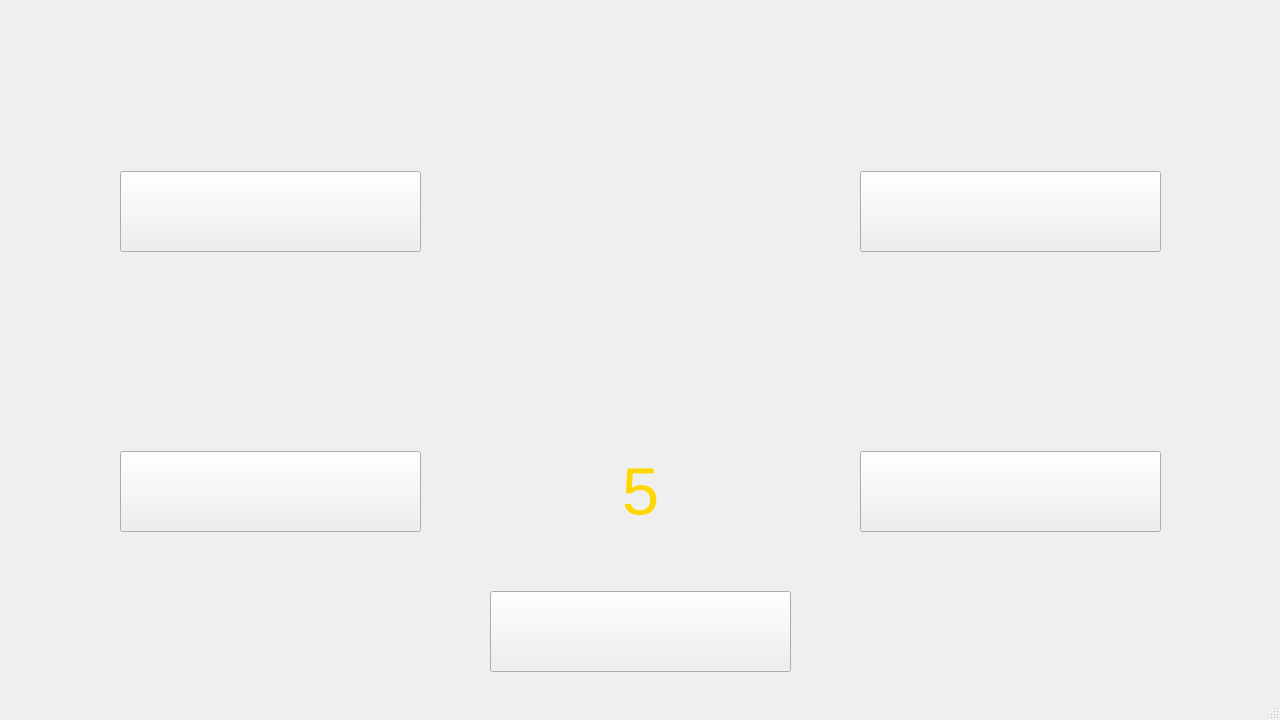
<?xml version="1.0" encoding="UTF-8"?>
<ui version="4.0">
 <class>MenuWindow</class>
 <widget class="QMainWindow" name="MenuWindow">
  <property name="geometry">
   <rect>
    <x>0</x>
    <y>0</y>
    <width>1280</width>
    <height>720</height>
   </rect>
  </property>
  <property name="windowTitle">
   <string>MenuWindow</string>
  </property>
  <widget class="QWidget" name="centralwidget">
   <widget class="QStackedWidget" name="pages">
    <property name="geometry">
     <rect>
      <x>0</x>
      <y>21</y>
      <width>1280</width>
      <height>677</height>
     </rect>
    </property>
    <property name="currentIndex">
     <number>1</number>
    </property>
    <widget class="QWidget" name="main_page">
     <widget class="QLabel" name="Title">
      <property name="geometry">
       <rect>
        <x>90</x>
        <y>-30</y>
        <width>531</width>
        <height>381</height>
       </rect>
      </property>
      <property name="styleSheet">
       <string notr="true">image: url(:/resources/images/title.png);</string>
      </property>
      <property name="text">
       <string/>
      </property>
     </widget>
     <widget class="QPushButton" name="NewGame">
      <property name="geometry">
       <rect>
        <x>130</x>
        <y>280</y>
        <width>301</width>
        <height>81</height>
       </rect>
      </property>
      <property name="minimumSize">
       <size>
        <width>301</width>
        <height>81</height>
       </size>
      </property>
      <property name="styleSheet">
       <string notr="true">image: url(:/resources/images/New Game.png);
background-color: transparent;</string>
      </property>
      <property name="text">
       <string/>
      </property>
     </widget>
     <widget class="QPushButton" name="LoadGame">
      <property name="geometry">
       <rect>
        <x>130</x>
        <y>360</y>
        <width>301</width>
        <height>81</height>
       </rect>
      </property>
      <property name="minimumSize">
       <size>
        <width>301</width>
        <height>81</height>
       </size>
      </property>
      <property name="styleSheet">
       <string notr="true">image: url(:/resources/images/Load Game.png);
background-color: transparent;</string>
      </property>
      <property name="text">
       <string/>
      </property>
     </widget>
     <widget class="QPushButton" name="Exit">
      <property name="geometry">
       <rect>
        <x>130</x>
        <y>440</y>
        <width>301</width>
        <height>81</height>
       </rect>
      </property>
      <property name="minimumSize">
       <size>
        <width>301</width>
        <height>71</height>
       </size>
      </property>
      <property name="styleSheet">
       <string notr="true">image: url(:/resources/images/Exit.png);
background-color: transparent;</string>
      </property>
      <property name="text">
       <string/>
      </property>
     </widget>
    </widget>
    <widget class="QWidget" name="page_2">
     <widget class="QLabel" name="title_diff">
      <property name="geometry">
       <rect>
        <x>490</x>
        <y>10</y>
        <width>301</width>
        <height>81</height>
       </rect>
      </property>
      <property name="styleSheet">
       <string notr="true">image: url(:/resources/images/Difficulty.png);
background-color: transparent;</string>
      </property>
      <property name="text">
       <string/>
      </property>
      <property name="alignment">
       <set>Qt::AlignHCenter|Qt::AlignTop</set>
      </property>
     </widget>
     <widget class="QPushButton" name="left_diff">
      <property name="geometry">
       <rect>
        <x>120</x>
        <y>150</y>
        <width>301</width>
        <height>81</height>
       </rect>
      </property>
      <property name="text">
       <string/>
      </property>
     </widget>
     <widget class="QPushButton" name="right_diff">
      <property name="geometry">
       <rect>
        <x>860</x>
        <y>150</y>
        <width>301</width>
        <height>81</height>
       </rect>
      </property>
      <property name="text">
       <string/>
      </property>
     </widget>
     <widget class="QLabel" name="difficulty">
      <property name="geometry">
       <rect>
        <x>490</x>
        <y>150</y>
        <width>301</width>
        <height>81</height>
       </rect>
      </property>
      <property name="text">
       <string/>
      </property>
     </widget>
     <widget class="QLabel" name="title_floors">
      <property name="geometry">
       <rect>
        <x>490</x>
        <y>290</y>
        <width>301</width>
        <height>81</height>
       </rect>
      </property>
      <property name="styleSheet">
       <string notr="true">image: url(:/resources/images/Floors.png);
background-color: transparent;</string>
      </property>
      <property name="text">
       <string/>
      </property>
      <property name="alignment">
       <set>Qt::AlignCenter</set>
      </property>
     </widget>
     <widget class="QPushButton" name="left_floors">
      <property name="geometry">
       <rect>
        <x>120</x>
        <y>430</y>
        <width>301</width>
        <height>81</height>
       </rect>
      </property>
      <property name="text">
       <string/>
      </property>
     </widget>
     <widget class="QLabel" name="floors">
      <property name="geometry">
       <rect>
        <x>490</x>
        <y>430</y>
        <width>301</width>
        <height>81</height>
       </rect>
      </property>
      <property name="font">
       <font>
        <pointsize>50</pointsize>
       </font>
      </property>
      <property name="styleSheet">
       <string notr="true">color: gold;</string>
      </property>
      <property name="text">
       <string>5</string>
      </property>
      <property name="alignment">
       <set>Qt::AlignCenter</set>
      </property>
     </widget>
     <widget class="QPushButton" name="right_floors">
      <property name="geometry">
       <rect>
        <x>860</x>
        <y>430</y>
        <width>301</width>
        <height>81</height>
       </rect>
      </property>
      <property name="text">
       <string/>
      </property>
     </widget>
     <widget class="QPushButton" name="StartGame">
      <property name="geometry">
       <rect>
        <x>490</x>
        <y>570</y>
        <width>301</width>
        <height>81</height>
       </rect>
      </property>
      <property name="text">
       <string/>
      </property>
     </widget>
    </widget>
   </widget>
  </widget>
  <widget class="QMenuBar" name="menubar">
   <property name="geometry">
    <rect>
     <x>0</x>
     <y>0</y>
     <width>1280</width>
     <height>21</height>
    </rect>
   </property>
  </widget>
  <widget class="QStatusBar" name="statusbar"/>
 </widget>
 <resources/>
 <connections/>
</ui>
